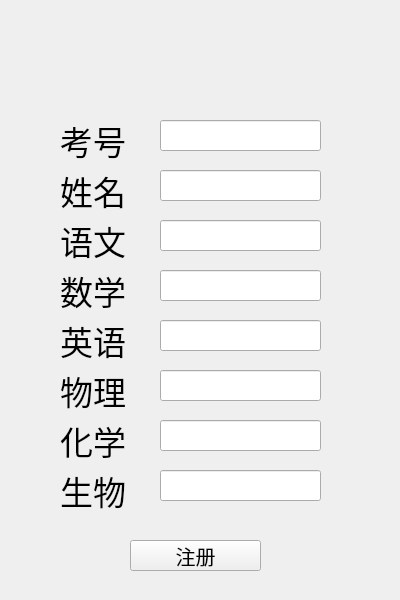
<?xml version="1.0" encoding="UTF-8"?>
<ui version="4.0">
 <class>Insert</class>
 <widget class="QWidget" name="Insert">
  <property name="geometry">
   <rect>
    <x>0</x>
    <y>0</y>
    <width>400</width>
    <height>600</height>
   </rect>
  </property>
  <property name="windowTitle">
   <string>学生信息管理系统-教师端</string>
  </property>
  <widget class="QLineEdit" name="lineEdit">
   <property name="geometry">
    <rect>
     <x>160</x>
     <y>120</y>
     <width>161</width>
     <height>31</height>
    </rect>
   </property>
   <property name="font">
    <font>
     <pointsize>17</pointsize>
    </font>
   </property>
  </widget>
  <widget class="QLabel" name="label">
   <property name="geometry">
    <rect>
     <x>60</x>
     <y>120</y>
     <width>91</width>
     <height>41</height>
    </rect>
   </property>
   <property name="font">
    <font>
     <pointsize>25</pointsize>
    </font>
   </property>
   <property name="text">
    <string>考号</string>
   </property>
  </widget>
  <widget class="QLineEdit" name="lineEdit_2">
   <property name="geometry">
    <rect>
     <x>160</x>
     <y>170</y>
     <width>161</width>
     <height>31</height>
    </rect>
   </property>
   <property name="font">
    <font>
     <pointsize>17</pointsize>
    </font>
   </property>
  </widget>
  <widget class="QLabel" name="label_2">
   <property name="geometry">
    <rect>
     <x>60</x>
     <y>170</y>
     <width>91</width>
     <height>41</height>
    </rect>
   </property>
   <property name="font">
    <font>
     <pointsize>25</pointsize>
    </font>
   </property>
   <property name="text">
    <string>姓名</string>
   </property>
  </widget>
  <widget class="QLineEdit" name="lineEdit_3">
   <property name="geometry">
    <rect>
     <x>160</x>
     <y>220</y>
     <width>161</width>
     <height>31</height>
    </rect>
   </property>
   <property name="font">
    <font>
     <pointsize>17</pointsize>
    </font>
   </property>
  </widget>
  <widget class="QLabel" name="label_3">
   <property name="geometry">
    <rect>
     <x>60</x>
     <y>220</y>
     <width>91</width>
     <height>41</height>
    </rect>
   </property>
   <property name="font">
    <font>
     <pointsize>25</pointsize>
    </font>
   </property>
   <property name="text">
    <string>语文</string>
   </property>
  </widget>
  <widget class="QLineEdit" name="lineEdit_4">
   <property name="geometry">
    <rect>
     <x>160</x>
     <y>370</y>
     <width>161</width>
     <height>31</height>
    </rect>
   </property>
   <property name="font">
    <font>
     <pointsize>17</pointsize>
    </font>
   </property>
  </widget>
  <widget class="QLabel" name="label_4">
   <property name="geometry">
    <rect>
     <x>60</x>
     <y>320</y>
     <width>91</width>
     <height>41</height>
    </rect>
   </property>
   <property name="font">
    <font>
     <pointsize>25</pointsize>
    </font>
   </property>
   <property name="text">
    <string>英语</string>
   </property>
  </widget>
  <widget class="QLineEdit" name="lineEdit_5">
   <property name="geometry">
    <rect>
     <x>160</x>
     <y>270</y>
     <width>161</width>
     <height>31</height>
    </rect>
   </property>
   <property name="font">
    <font>
     <pointsize>17</pointsize>
    </font>
   </property>
  </widget>
  <widget class="QLabel" name="label_5">
   <property name="geometry">
    <rect>
     <x>60</x>
     <y>270</y>
     <width>91</width>
     <height>41</height>
    </rect>
   </property>
   <property name="font">
    <font>
     <pointsize>25</pointsize>
    </font>
   </property>
   <property name="text">
    <string>数学</string>
   </property>
  </widget>
  <widget class="QLabel" name="label_6">
   <property name="geometry">
    <rect>
     <x>60</x>
     <y>370</y>
     <width>91</width>
     <height>41</height>
    </rect>
   </property>
   <property name="font">
    <font>
     <pointsize>25</pointsize>
    </font>
   </property>
   <property name="text">
    <string>物理</string>
   </property>
  </widget>
  <widget class="QLineEdit" name="lineEdit_6">
   <property name="geometry">
    <rect>
     <x>160</x>
     <y>320</y>
     <width>161</width>
     <height>31</height>
    </rect>
   </property>
   <property name="font">
    <font>
     <pointsize>17</pointsize>
    </font>
   </property>
  </widget>
  <widget class="QLineEdit" name="lineEdit_7">
   <property name="geometry">
    <rect>
     <x>160</x>
     <y>420</y>
     <width>161</width>
     <height>31</height>
    </rect>
   </property>
   <property name="font">
    <font>
     <pointsize>17</pointsize>
    </font>
   </property>
  </widget>
  <widget class="QLabel" name="label_7">
   <property name="geometry">
    <rect>
     <x>60</x>
     <y>420</y>
     <width>91</width>
     <height>41</height>
    </rect>
   </property>
   <property name="font">
    <font>
     <pointsize>25</pointsize>
    </font>
   </property>
   <property name="text">
    <string>化学</string>
   </property>
  </widget>
  <widget class="QLabel" name="label_8">
   <property name="geometry">
    <rect>
     <x>60</x>
     <y>470</y>
     <width>91</width>
     <height>41</height>
    </rect>
   </property>
   <property name="font">
    <font>
     <pointsize>25</pointsize>
    </font>
   </property>
   <property name="text">
    <string>生物</string>
   </property>
  </widget>
  <widget class="QLineEdit" name="lineEdit_8">
   <property name="geometry">
    <rect>
     <x>160</x>
     <y>470</y>
     <width>161</width>
     <height>31</height>
    </rect>
   </property>
   <property name="font">
    <font>
     <pointsize>17</pointsize>
    </font>
   </property>
  </widget>
  <widget class="QPushButton" name="pushButton">
   <property name="geometry">
    <rect>
     <x>130</x>
     <y>540</y>
     <width>131</width>
     <height>31</height>
    </rect>
   </property>
   <property name="font">
    <font>
     <pointsize>15</pointsize>
    </font>
   </property>
   <property name="text">
    <string>注册</string>
   </property>
  </widget>
 </widget>
 <resources/>
 <connections/>
</ui>
